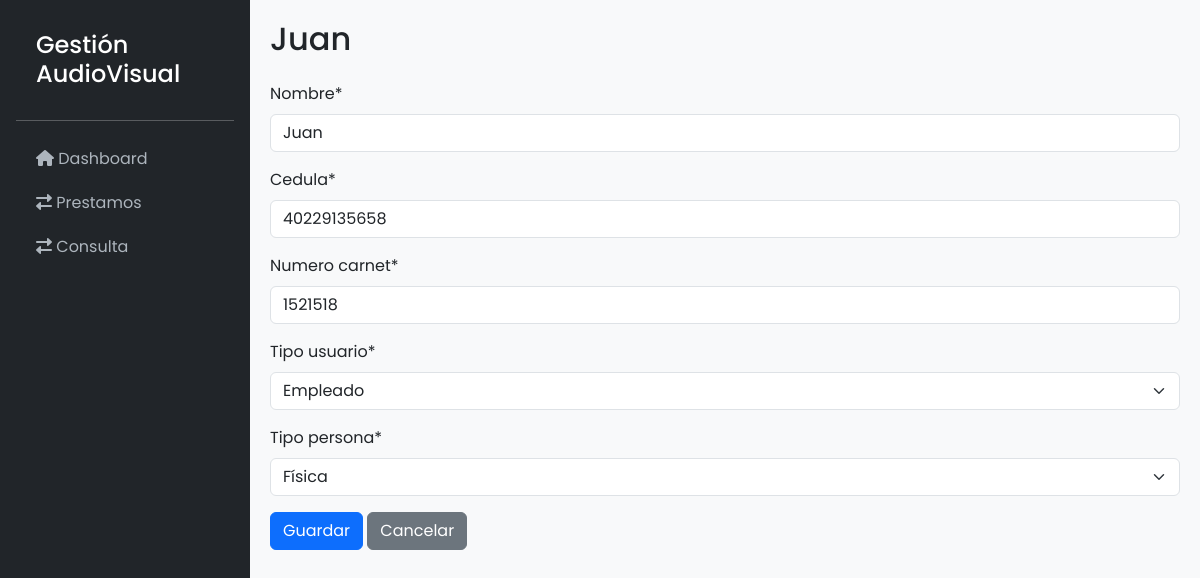
The app's page /usuarios/3/edit/ with its own data.
### GestionAudiovisualApp/models.py (models this page shows, shortened)
class Usuario(AbstractBaseUser, PermissionsMixin):
    nombre = models.CharField(max_length=100, unique=True)
    cedula = models.CharField(max_length=11, unique=True)
    numero_carnet = models.CharField(max_length=20)
    tipo_usuario = models.CharField(max_length=50, choices=[('Profesor', 'Profesor'), ('Estudiante', 'Estudiante'), ('Empleado', 'Empleado')])
    tipo_persona = models.CharField(max_length=20, choices=[('Física', 'Física'), ('Jurídica', 'Jurídica')])
    estado = models.BooleanField(default=True)
    is_active = models.BooleanField(default=True)
    is_staff = models.BooleanField(default=False)
    groups = models.ManyToManyField(
        'auth.Group',
        related_name='custom_user_set',
        blank=True,
        help_text='The groups this user belongs to. A user will get all permissions granted to each of their groups.',
        verbose_name='groups',
    )
    user_permissions = models.ManyToManyField(
        'auth.Permission',
        related_name='custom_user_set',
        blank=True,
        help_text='Specific permissions for this user.',
        verbose_name='user permissions',
    )
    objects = UsuarioManager()
    USERNAME_FIELD = 'nombre'
    REQUIRED_FIELDS = ['cedula']
    def __str__(self):
        return self.nombre

### GestionAudiovisualApp/views.py (the view)
# urls.py: path('usuarios/<int:pk>/edit/', UsuarioUpdateView.as_view(), name='usuario-update'),
class UsuarioUpdateView(UpdateView):
    model = Usuario
    form_class = UsuarioForm
    template_name = 'usuarios/usuario_form.html'
    success_url = reverse_lazy('usuario-list')

### GestionAudiovisualApp/forms.py (shortened to what this page needs)
class UsuarioForm(forms.ModelForm):
    class Meta:
        model = Usuario
        fields = ['nombre', 'cedula', 'numero_carnet', 'tipo_usuario', 'tipo_persona', 'estado']

### GestionAudiovisualApp/templates/usuarios/usuario_form.html (shortened to what this page needs)
{% extends 'base.html' %}
{% load crispy_forms_tags %}
{% block content %}
    <h2 class="mb-4">{{ view.object|default:"Crear Nuevo Usuario" }}</h2>
    <form method="post" class="needs-validation" novalidate>
        <div class="mb-3">
            {{ form.nombre|as_crispy_field }}
        </div>
        <div class="mb-3">
            {{ form.cedula|as_crispy_field }}
        </div>
        <div class="mb-3">
            {{ form.numero_carnet|as_crispy_field }}
        </div>
        <div class="mb-3">
            {{ form.tipo_usuario|as_crispy_field }}
        </div>
        <div class="mb-3">
            {{ form.tipo_persona|as_crispy_field }}
        </div>
        <button type="submit" class="btn btn-primary">Guardar</button>
        <a href="{% url 'usuario-list' %}" class="btn btn-secondary">Cancelar</a>
    </form>
{% endblock %}

### GestionAudiovisualApp/templates/base.html (style rules this page uses)
body { display: flex; min-height: 100vh; font-family: 'Poppins', sans-serif; background-color: #f8f9fa; }

### records on screen
Usuario: object "Juan", nombre "Juan", cedula "40229135658", numero_carnet "1521518", tipo_usuario "Empleado", tipo_persona "Física"
